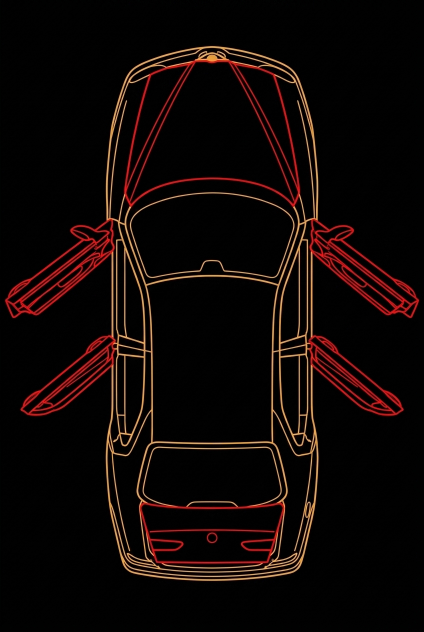
#> input picture mockups/screen (9).png, 848 x 1264 px (shown at 1/2 size)
$ python esp32_assets.py
#> lines starting #> are read from the running program, lines starting #| are printed output that depends on the picture; after the words box and inside, x2 and y2 are one past the last pixel; in counts of white or black regions, pixels touching at a corner belong together
#!/usr/bin/env python3
"""Generator assetów dla wyświetlacza 1,8" na ESP32 — z renderów do assets.h.

Tnie rendery z ``mockups/`` na sprite'y RGB565 i wypluwa nagłówek C
z tablicami PROGMEM. Zamiast 64 kombinacji otwarć trzyma jedną bryłę
bazową i sześć niezależnych paneli, więc firmware składa dowolny stan
z klocków.

Skąd co pochodzi:

  ``mockups/screen (9).png``  — rzut z góry Alfy 156 narysowany w DWÓCH
      kolorach naraz: bursztynowe nadwozie (kompletne, zamknięte)
      i czerwone otwarte panele. Rozdzielamy je po barwie, a warstwę
      czerwoną rozbijamy na sześć osobnych brył (maska, czworo drzwi,
      klapa) po położeniu środka ciężkości. Panele są spasowane
      z karoserią z definicji, bo pochodzą z jednego rysunku — dlatego
      NIE WOLNO mieszać tu innych renderów: to osobne rysunki, których
      obrysy rozjeżdżają się o kilka pikseli.

  ``mockups/screen.png``      — kontrolki w kolorach zegarów 156.
      Stan wygaszony wyliczamy z zapalonego (przygaszenie + odsycenie),
      więc osobne rendery na zgaszone lampki są zbędne.

Dlaczego pogrubianie: kreska w renderze ma ~3 px, a zjazd do 128x160 to
skala ~1:7 — bez pogrubienia maski przed skalowaniem linia gaśnie do
brązu. Domyślne 5 px daje jasny, czytelny obrys.

Każdy panel zapisujemy w dwóch wersjach wyciętych z TEGO SAMEGO
rastra: ``closed`` (sama karoseria) i ``open`` (karoseria + czerwony
panel). Firmware przełącza stan jednym nieprzezroczystym blitem
prostokąta — bez kanału alfa, bo tło ekranu jest jednolicie czarne.

Użycie:
    python tools/esp32_assets.py                 # domyślne ścieżki
    python tools/esp32_assets.py --thicken 7     # grubsza kreska
    python tools/esp32_assets.py --no-preview

Zależności: pillow, numpy, scipy (pip install pillow numpy scipy).
"""

import argparse
import os
import sys

try:
    import numpy as np
    from PIL import Image
    from scipy import ndimage
except ImportError as exc:                                    # pragma: no cover
    sys.exit("Brak zależności (%s). Zainstaluj: pip install pillow numpy scipy" % exc.name)


# --- Konfiguracja ----------------------------------------------------------

REPO = os.path.dirname(os.path.dirname(os.path.abspath(__file__)))

CAR_RENDER = os.path.join(REPO, "mockups", "screen (9).png")
TELLTALE_RENDER = os.path.join(REPO, "mockups", "screen.png")
OUT_HEADER = os.path.join(REPO, "arduino", "esp32_display", "assets.h")
OUT_PREVIEW = os.path.join(REPO, "mockups", "esp32_1v8", "assets_preview.png")

DISPLAY_W, DISPLAY_H = 128, 160
SPRITE = 26                      # bok kontrolki w pikselach panelu
BACKGROUND = (10, 10, 10)        # #0a0a0a — tło obu ekranów

# Kontrolki w renderze, w kolejności od lewej do prawej.
TELLTALES = ["abs", "brake", "airbag", "immo"]

# Panele nadwozia w kolejności, w jakiej trafiają do tablicy w assets.h.
PANELS = ["bonnet", "fl", "fr", "rl", "rr", "trunk"]

# Stan wygaszony lampki: ile zostaje jasności i ile barwy.
OFF_BRIGHTNESS = 0.30
OFF_DESATURATE = 0.55


# --- Rozdzielenie warstw ---------------------------------------------------

def despeckle(mask, min_area):
    """Usuń pojedyncze piksele, które zostały po sąsiedniej warstwie.

    Na styku czerwieni z bursztynem antyaliasing zostawia okruchy, które
    po pogrubieniu urosłyby w widoczny pył wokół zamkniętego auta.
    """
    if min_area <= 1:
        return mask
    labels, count = ndimage.label(mask, np.ones((3, 3)))
    if count == 0:
        return mask
    areas = ndimage.sum(np.ones_like(mask), labels, range(1, count + 1))
    keep = np.zeros(count + 1, bool)
    keep[1:] = areas >= min_area
    return keep[labels]


def split_layers(path, ink_threshold=45, red_ratio=0.60, min_area=60):
    """Rozdziel rysunek na maskę nadwozia i maskę otwartych paneli.

    Czerwone są piksele wyraźnie zdominowane przez kanał R; reszta
    narysowanego to bursztynowe nadwozie. Z maski nadwozia wycinamy
    rozszerzoną maskę czerwieni, żeby nie zostały po niej ciemne
    obwódki z antyaliasingu — powstałe przy tym mikroprzerwy w kresce
    i tak zniknie późniejsze pogrubianie.
    """
    rgb = np.asarray(Image.open(path).convert("RGB")).astype(int)
    r, g, b = rgb[..., 0], rgb[..., 1], rgb[..., 2]
    ink = rgb.max(axis=2) > ink_threshold
    red = ink & (r > 80) & (g < r * red_ratio) & (b < r * red_ratio)
    body = ink & ~ndimage.binary_dilation(red, np.ones((3, 3)))
    return despeckle(body, min_area), despeckle(red, min_area), rgb


def find_panels(red):
    """Rozbij maskę czerwieni na sześć nazwanych paneli.

    Domykanie sklei przerwy w konturze, żeby każdy panel był jedną
    bryłą. Nazwy przypisujemy po położeniu: najwyższy środek ciężkości
    to maska, najniższy klapa, a cztery drzwi dzielimy na przednie
    i tylne, potem na lewe i prawe.
    """
    labels, count = ndimage.label(ndimage.binary_closing(red, np.ones((9, 9))),
                                  np.ones((3, 3)))
    if count < 6:
        sys.exit("Znaleziono tylko %d brył czerwonych — spodziewano się 6. "
                 "Sprawdź próg red_ratio albo czy to na pewno ten render." % count)

    areas = ndimage.sum(np.ones_like(red), labels, range(1, count + 1))
    biggest = [i + 1 for i in np.argsort(areas)[::-1][:6]]

    centres = {}
    for c in biggest:
        ys, xs = np.where(labels == c)
        centres[c] = (xs.mean(), ys.mean())

    by_row = sorted(biggest, key=lambda c: centres[c][1])
    out = {"bonnet": by_row[0], "trunk": by_row[-1]}
    doors = by_row[1:-1]
    front, rear = doors[:2], doors[2:]
    out["fl"], out["fr"] = sorted(front, key=lambda c: centres[c][0])
    out["rl"], out["rr"] = sorted(rear, key=lambda c: centres[c][0])
    return {name: (labels == comp) & red for name, comp in out.items()}


# --- Rasteryzacja do rozdzielczości panelu ---------------------------------

class Frame:
    """Wspólne odwzorowanie źródła na ekran — gwarant spasowania sprite'ów.

    Wszystkie rastry (bryła bazowa i każdy panel) powstają przez tę samą
    transformację, więc wycinki z nich schodzą się co do piksela.
    """

    def __init__(self, extent_mask, width, height):
        ys, xs = np.where(extent_mask)
        self.box = (xs.min(), ys.min(), xs.max() + 1, ys.max() + 1)
        src_w = self.box[2] - self.box[0]
        src_h = self.box[3] - self.box[1]
        self.scale = min(width / src_w, height / src_h)
        self.dst_w = int(round(src_w * self.scale))
        self.dst_h = int(round(src_h * self.scale))
        self.off_x = (width - self.dst_w) // 2
        self.off_y = (height - self.dst_h) // 2
        self.width, self.height = width, height

    def render(self, layers, thicken):
        """Złóż warstwy (maska, kolor) i sprowadź do rozmiaru ekranu."""
        canvas = np.zeros((self.box[3] - self.box[1],
                           self.box[2] - self.box[0], 3), np.uint8)
        canvas[:] = BACKGROUND
        kernel = np.ones((thicken, thicken))
        for mask, colour in layers:
            fat = ndimage.binary_dilation(mask, kernel) if thicken > 1 else mask
            canvas[fat[self.box[1]:self.box[3], self.box[0]:self.box[2]]] = colour
        small = Image.fromarray(canvas).resize((self.dst_w, self.dst_h), Image.LANCZOS)
        out = Image.new("RGB", (self.width, self.height), BACKGROUND)
        out.paste(small, (self.off_x, self.off_y))
        return out

    def project(self, mask, margin=2):
        """Przelicz prostokąt maski ze źródła na współrzędne ekranu."""
        ys, xs = np.where(mask)
        x0 = int((xs.min() - self.box[0]) * self.scale) + self.off_x - margin
        y0 = int((ys.min() - self.box[1]) * self.scale) + self.off_y - margin
        x1 = int(np.ceil((xs.max() + 1 - self.box[0]) * self.scale)) + self.off_x + margin
        y1 = int(np.ceil((ys.max() + 1 - self.box[1]) * self.scale)) + self.off_y + margin
        return (max(0, x0), max(0, y0),
                min(self.width, x1), min(self.height, y1))


# --- Kontrolki -------------------------------------------------------------

def slice_telltales(path, names, size, band=(60, 250), pad=12):
    """Wytnij lampki z górnego pasma renderu i dorób stan wygaszony."""
    image = Image.open(path).convert("RGB")
    strip = np.asarray(image).astype(int)[band[0]:band[1]]
    ink = strip.max(axis=2) > 60
    labels, count = ndimage.label(ndimage.binary_closing(ink, np.ones((15, 15))),
                                  np.ones((3, 3)))
    if count < len(names):
        sys.exit("W paśmie kontrolek znaleziono %d kształtów, oczekiwano %d."
                 % (count, len(names)))
    areas = ndimage.sum(np.ones_like(ink), labels, range(1, count + 1))
    chosen = [i + 1 for i in np.argsort(areas)[::-1][:len(names)]]
    chosen.sort(key=lambda c: np.where(labels == c)[1].mean())

    out = {}
    for name, comp in zip(names, chosen):
        ys, xs = np.where(labels == comp)
        x0, x1 = xs.min() - pad, xs.max() + pad
        y0, y1 = ys.min() - pad + band[0], ys.max() + pad + band[0]
        side = max(x1 - x0, y1 - y0)
        cx, cy = (x0 + x1) // 2, (y0 + y1) // 2
        lit = image.crop((cx - side // 2, cy - side // 2,
                          cx + side // 2, cy + side // 2)).resize((size, size), Image.LANCZOS)
        px = np.asarray(lit).astype(float)
        grey = px.mean(axis=2, keepdims=True)
        dim = px * OFF_BRIGHTNESS + (grey - px) * OFF_DESATURATE * OFF_BRIGHTNESS
        off = Image.fromarray(np.clip(dim, 0, 255).astype(np.uint8))
        out[name] = (lit, off)
    return out


# --- Wyjście ---------------------------------------------------------------

def to_rgb565(image):
    a = np.asarray(image.convert("RGB")).astype(np.uint16)
    return (((a[..., 0] & 0xF8) << 8) | ((a[..., 1] & 0xFC) << 3) | (a[..., 2] >> 3)).ravel()


def c_array(name, values, per_line=12):
    body = []
    for i in range(0, len(values), per_line):
        body.append("    " + " ".join("0x%04X," % v for v in values[i:i + per_line]))
    return ("static const uint16_t %s[] PROGMEM = {\n%s\n};\n"
            % (name, "\n".join(body)))


def write_header(path, car_base, panels, telltales, sprite):
    """Zapisz assets.h: tablice PROGMEM plus tabele pozycji."""
    os.makedirs(os.path.dirname(path), exist_ok=True)
    parts = ["""// Wygenerowane przez tools/esp32_assets.py — nie edytuj ręcznie.
// Źródła: mockups/screen (9).png (bryła + panele), mockups/screen.png (kontrolki).
#pragma once

#include <stdint.h>
#if defined(ARDUINO)
#include <pgmspace.h>
#else
#define PROGMEM
#endif

#define DISPLAY_W %d
#define DISPLAY_H %d
#define TELLTALE_SIZE %d

typedef struct {
    int16_t x, y;             // lewy górny róg na ekranie
    uint16_t w, h;
    const uint16_t *closed;   // sama karoseria w tym prostokącie
    const uint16_t *open;     // karoseria z czerwonym panelem
} PanelSprite;

typedef struct {
    const uint16_t *lit;
    const uint16_t *off;
} TelltaleSprite;

""" % (DISPLAY_W, DISPLAY_H, sprite)]

    parts.append("// --- bryła bazowa: całe auto zamknięte ---\n")
    parts.append(c_array("car_base", to_rgb565(car_base)))
    parts.append("\n// --- panele: dwa warianty wycięte z tego samego rastra ---\n")
    for name, (box, closed_img, open_img) in panels.items():
        parts.append(c_array("panel_%s_closed" % name, to_rgb565(closed_img)))
        parts.append(c_array("panel_%s_open" % name, to_rgb565(open_img)))

    parts.append("\nstatic const PanelSprite PANELS[%d] = {\n" % len(panels))
    for name in PANELS:
        box = panels[name][0]
        parts.append("    { %3d, %3d, %3d, %3d, panel_%s_closed, panel_%s_open },  // %s\n"
                     % (box[0], box[1], box[2] - box[0], box[3] - box[1], name, name, name))
    parts.append("};\n")

    parts.append("\n// --- kontrolki %dx%d ---\n" % (sprite, sprite))
    for name, (lit, off) in telltales.items():
        parts.append(c_array("telltale_%s_lit" % name, to_rgb565(lit)))
        parts.append(c_array("telltale_%s_off" % name, to_rgb565(off)))
    parts.append("\nstatic const TelltaleSprite TELLTALES[%d] = {\n" % len(telltales))
    for name in TELLTALES:
        parts.append("    { telltale_%s_lit, telltale_%s_off },  // %s\n" % (name, name, name))
    parts.append("};\n")

    with open(path, "w", encoding="utf-8") as fh:
        fh.write("".join(parts))


def write_preview(path, car_base, telltales, all_open, sample, sprite):
    """Kontaktówka do obejrzenia okiem, zanim cokolwiek trafi na panel."""
    os.makedirs(os.path.dirname(path), exist_ok=True)
    zoom = 2
    tiles = [car_base, sample, all_open]
    w = len(tiles) * (DISPLAY_W * zoom + 12) + 12
    h = DISPLAY_H * zoom + sprite * 2 * zoom + 48
    sheet = Image.new("RGB", (w, h), BACKGROUND)
    for i, img in enumerate(tiles):
        sheet.paste(img.resize((DISPLAY_W * zoom, DISPLAY_H * zoom), Image.NEAREST),
                    (12 + i * (DISPLAY_W * zoom + 12), 12))
    y = DISPLAY_H * zoom + 24
    for i, name in enumerate(TELLTALES):
        lit, off = telltales[name]
        x = 12 + i * (sprite * zoom + 8)
        sheet.paste(lit.resize((sprite * zoom,) * 2, Image.NEAREST), (x, y))
        sheet.paste(off.resize((sprite * zoom,) * 2, Image.NEAREST),
                    (x, y + sprite * zoom + 4))
    sheet.save(path)


# --- Główny przebieg -------------------------------------------------------

def main():
    ap = argparse.ArgumentParser(description=__doc__,
                                 formatter_class=argparse.RawDescriptionHelpFormatter)
    ap.add_argument("--car", default=CAR_RENDER, help="render bryły z otwartymi panelami")
    ap.add_argument("--telltales", default=TELLTALE_RENDER, help="render z kontrolkami")
    ap.add_argument("--header", default=OUT_HEADER, help="wyjściowy plik .h")
    ap.add_argument("--preview", default=OUT_PREVIEW, help="wyjściowa kontaktówka .png")
    ap.add_argument("--no-preview", action="store_true", help="nie zapisuj kontaktówki")
    ap.add_argument("--width", type=int, default=DISPLAY_W)
    ap.add_argument("--height", type=int, default=DISPLAY_H)
    ap.add_argument("--sprite", type=int, default=SPRITE, help="bok kontrolki w px")
    ap.add_argument("--thicken", type=int, default=5,
                    help="o ile pikseli pogrubić kreskę przed skalowaniem")
    ap.add_argument("--despeckle", type=int, default=60,
                    help="minimalna wielkość bryły w źródle, mniejsze to śmieci")
    args = ap.parse_args()

    body, red, _ = split_layers(args.car, min_area=args.despeckle)
#> in split_layers, `ink = rgb.max(axis=2) > ink_threshold`:
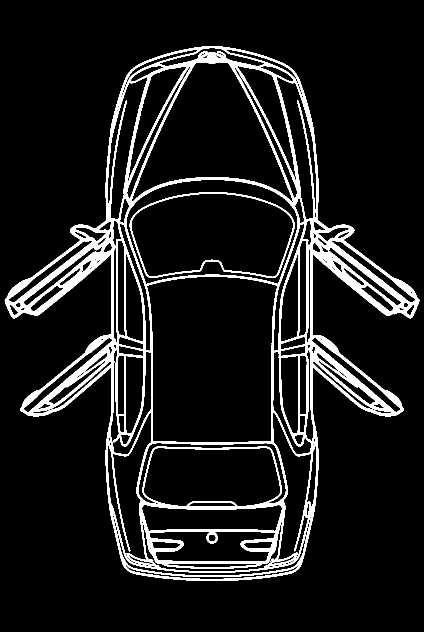
#> ink: shape (1264, 848) bool (shown at 1/2 size); 9.7% white; 3 white regions (1 under 20 px), largest, box (x1, y1, x2, y2) and area: (9, 92, 839, 1162) 101020, (259, 384, 589, 556) 2766
#> in despeckle, `labels, count = ndimage.label(mask, np.ones((3, 3)))`: count = 71
#> in despeckle, `areas = ndimage.sum(np.ones_like(mask), labels, range(1, count + 1))`: areas = 71 values, max 28840 at index 19, min 1 at index 4, mean 621.3
    panel_masks = find_panels(red)
#> in find_panels, `labels, count = ndimage.label(ndimage.binary_closing(red, np.ones((9, ..`:
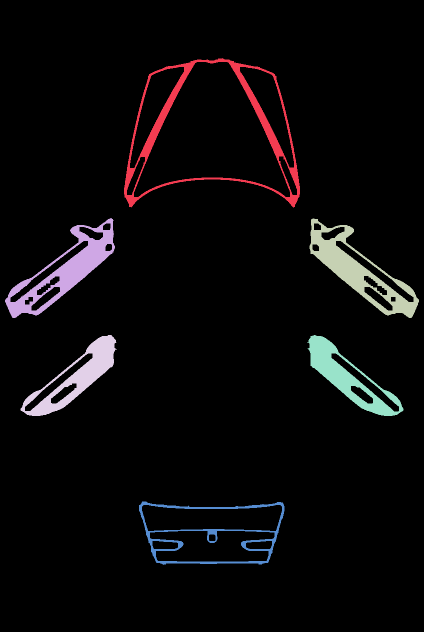
#> labels: shape (1264, 848) int32 (shown at 1/2 size); 7 distinct labels, from 0 to 6; one colour per label, 0 black
#> in find_panels, `labels, count = ndimage.label(ndimage.binary_closing(red, np.ones((9, ..`: count = 6
#> in find_panels, `areas = ndimage.sum(np.ones_like(red), labels, range(1, count + 1))`: areas = [12902, 12025, 12097, 8961, 9055, 5829]
#> in find_panels, `biggest = [i + 1 for i in np.argsort(areas)[::-1][:6]]`: biggest = [1, 3, 2, 5, 4, 6]
#> the loop in find_panels, `for c in biggest:` made 6 passes
#> c on passes 2, 4: 3, 5
#> after the loop in find_panels, `for c in biggest:`: centres = {1: (423.4, 262.4), 3: (716.3, 540.9), 2: (131.1, 540.9), 5: (693.3, 754.1), 4: (154.2, 753.8), 6: (422.7, 1068.1)}
#> in find_panels, `by_row = sorted(biggest, key=lambda c: centres[c][1])`: by_row = [1, 2, 3, 4, 5, 6]
#> in find_panels, `out = {"bonnet": by_row[0], "trunk": by_row[-1]}`: out = {'bonnet': 1, 'trunk': 6}
#> in find_panels, `doors = by_row[1:-1]`: doors = [2, 3, 4, 5]
#> in find_panels, `front, rear = doors[:2], doors[2:]`: front = [2, 3]; rear = [4, 5]
#> panel_masks = 6 items

    frame = Frame(body | red, args.width, args.height)
#> in __init__, `self.box = (xs.min(), ys.min(), xs.max() + 1, ys.max() + 1)`: self.box = (10, 92, 838, 1162)
#> in __init__, `src_w = self.box[2] - self.box[0]`: src_w = 828
#> in __init__, `src_h = self.box[3] - self.box[1]`: src_h = 1070
#> in __init__, `self.scale = min(width / src_w, height / src_h)`: self.scale = 0.15
#> in __init__, `self.dst_w = int(round(src_w * self.scale))`: self.dst_w = 124
#> in __init__, `self.dst_h = int(round(src_h * self.scale))`: self.dst_h = 160
#> in __init__, `self.off_x = (width - self.dst_w) // 2`: self.off_x = 2
#> in __init__, `self.off_y = (height - self.dst_h) // 2`: self.off_y = 0
    print("bryła: źródło %dx%d -> %dx%d (skala %.3f)"
          % (frame.box[2] - frame.box[0], frame.box[3] - frame.box[1],
             frame.dst_w, frame.dst_h, frame.scale))
#| bryła: źródło 828x1070 -> 124x160 (skala 0.150)

    amber = (255, 186, 96)
    open_red = (239, 68, 68)

    car_base = frame.render([(body, amber)], args.thicken)
    all_open = frame.render([(body, amber), (red, open_red)], args.thicken)

    panels = {}
    for name in PANELS:
        mask = panel_masks[name]
        box = frame.project(mask)
        raster = frame.render([(body, amber), (mask, open_red)], args.thicken)
        panels[name] = (box, car_base.crop(box), raster.crop(box))
        print("  panel %-7s -> %3dx%3d px w (%3d, %3d)"
              % (name, box[2] - box[0], box[3] - box[1], box[0], box[1]))
#> this loop made 6 passes
#> (x0 in project, y0 in project, x1 in project, y1 in project) on passes 1 to 6: (35, 1, 93, 51), (0, 49, 37, 84), (91, 49, 128, 84), (4, 84, 38, 113), (90, 84, 124, 113), (40, 134, 88, 158)
#> (printed output is left out)
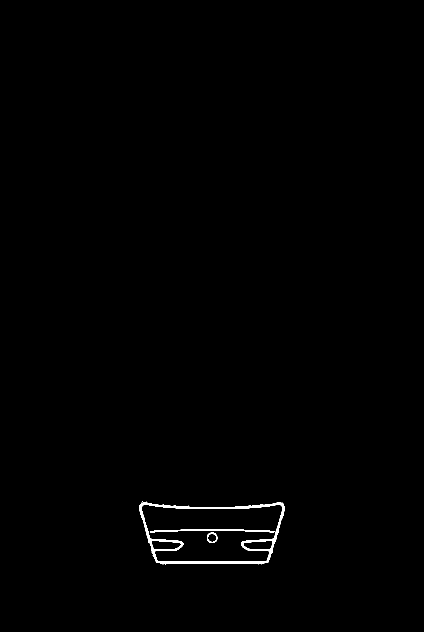
#> mask: shape (1264, 848) bool (shown at 1/2 size); 0.51% white; 3 white regions, box (x1, y1, x2, y2) and area: (278, 1003, 569, 1130) 4501, (300, 1058, 549, 1065) 803, (414, 1065, 435, 1086) 164
#> after the loop, panels = 6 items

    telltales = slice_telltales(args.telltales, TELLTALES, args.sprite)
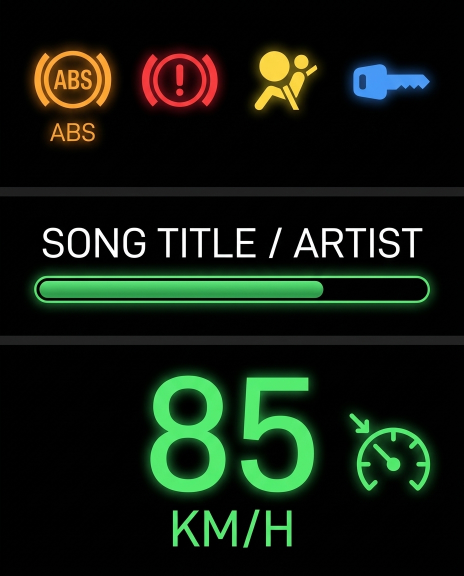
#> input picture mockups/screen.png, 928 x 1152 px (shown at 1/2 size)
#> in slice_telltales, image is the input picture: PIL image 928x1152 RGB; mean R, G, B 19, 28.4, 16.9
#> in slice_telltales, `labels, count = ndimage.label(ndimage.binary_closing(ink, np.ones((15,..`:
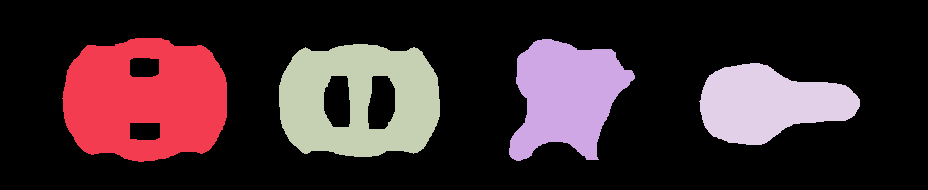
#> labels: shape (190, 928) int32; 5 distinct labels, from 0 to 4; one colour per label, 0 black
#> in slice_telltales, `labels, count = ndimage.label(ndimage.binary_closing(ink, np.ones((15,..`: count = 4
#> in slice_telltales, `areas = ndimage.sum(np.ones_like(ink), labels, range(1, count + 1))`: areas = [15925, 9975, 13280, 8699]
#> in slice_telltales, `chosen = [i + 1 for i in np.argsort(areas)[::-1][:len(names)]]`: chosen = [1, 3, 2, 4]
#> the loop in slice_telltales, `for name, comp in zip(names, chosen):` made 4 passes
#> (name, comp, x0, x1, y0, y1, side, cx) on passes 1 to 4: ('abs', 1, 50, 238, 86, 233, 188, 144), ('brake', 3, 267, 451, 92, 228, 184, 359), ('airbag', 2, 497, 646, 87, 232, 149, 571), ('immo', 4, 687, 871, 111, 216, 184, 779)
#> after the loop in slice_telltales, `for name, comp in zip(names, chosen):`:
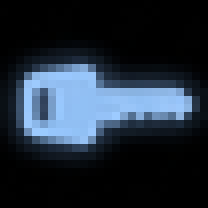
#> dim: shape (26, 26, 3) float64 (shown 8 times larger); mean R, G, B 7.8, 10.4, 13.3; drawn with min black and max white
#> after the loop in slice_telltales, `for name, comp in zip(names, chosen):`: out = 4 items
#> telltales = 4 items
    print("kontrolki: %s" % ", ".join(telltales))
#| kontrolki: abs, brake, airbag, immo

    write_header(args.header, car_base, panels, telltales, args.sprite)
#> in c_array, `body = []`: body = []
#> the loop in c_array, `for i in range(0, len(values), per_line):` made 1707 passes
#> i on passes 2 to 4: 12, 24, 36
#> after the loop in c_array, `for i in range(0, len(values), per_line):`: body = 1707 items
#> the loop in write_header, `for name, (box, closed_img, open_img) in panels.items():` made 6 passes
#> after the loop in write_header, `for name, (box, closed_img, open_img) in panels.items():`: parts = 16 items
#> the loop in write_header, `for name in PANELS:` made 6 passes
#> after the loop in write_header, `for name in PANELS:`: parts = 23 items
#> the loop in write_header, `for name, (lit, off) in telltales.items():` made 4 passes
#> name on passes 1 to 4: 'abs', 'brake', 'airbag', 'immo'
#> after the loop in write_header, `for name, (lit, off) in telltales.items():`: parts = 33 items
#> after the loop in write_header, `for name in TELLTALES:`: parts = 38 items
    total = (car_base.width * car_base.height
             + sum((b[2] - b[0]) * (b[3] - b[1]) * 2 for b, _, _ in panels.values())
             + len(telltales) * args.sprite * args.sprite * 2) * 2
#> total = 86232
    print("zapisano %s (%.1f KB assetów w RGB565)" % (args.header, total / 1024))
#| zapisano arduino/esp32_display/assets.h (84.2 KB assetów w RGB565)

    if not args.no_preview:
        sample = frame.render([(body, amber),
                               (panel_masks["fl"] | panel_masks["trunk"], open_red)],
                              args.thicken)
#> in render (call 9), `out.paste(small, (self.off_x, self.off_y))`:
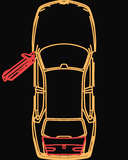
#> out: PIL image 128x160 RGB; mean R, G, B 42.7, 30.5, 20.8
        write_preview(args.preview, car_base, telltales, all_open, sample, args.sprite)
#> in write_preview, `w = len(tiles) * (DISPLAY_W * zoom + 12) + 12`: w = 816
#> the loop in write_preview, `for i, img in enumerate(tiles):` made 3 passes
        print("zapisano %s" % args.preview)


if __name__ == "__main__":
    main()
